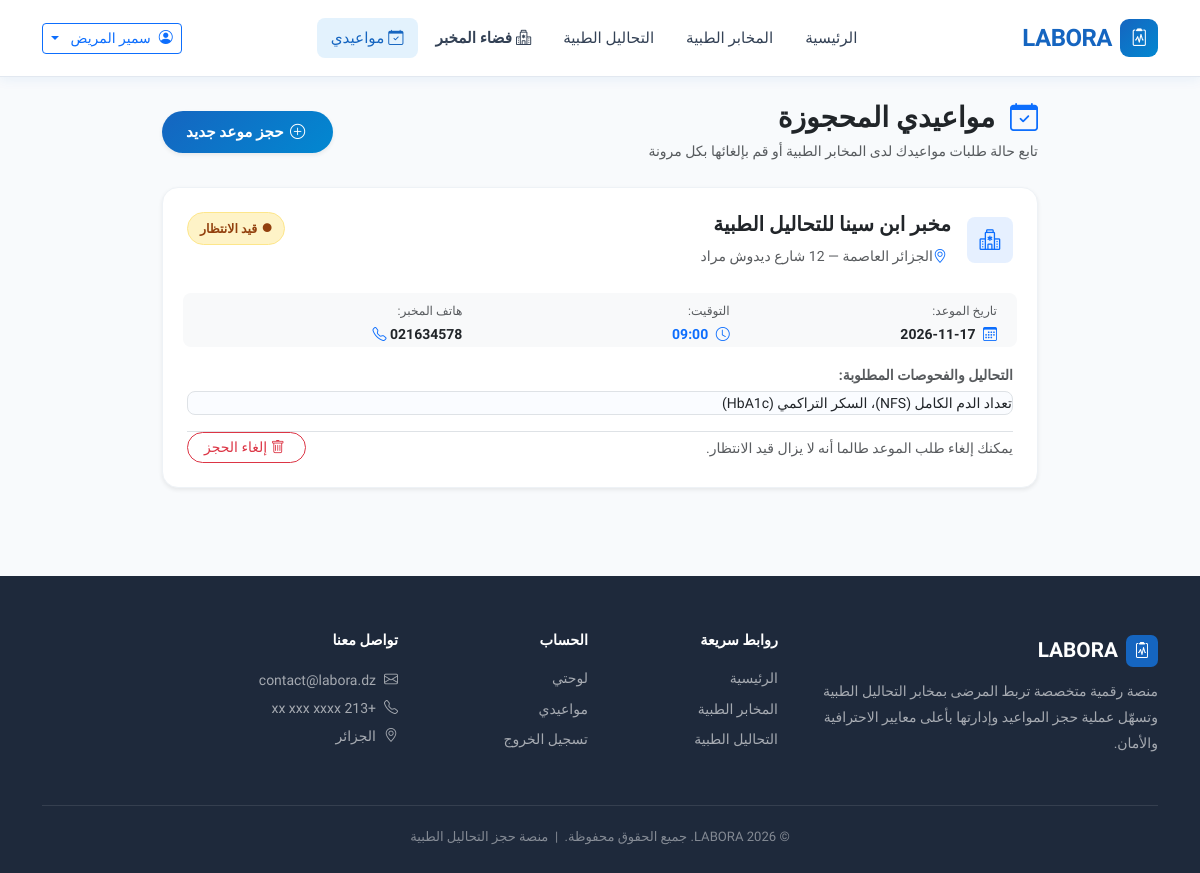
/patient/appointments.php (signed in), run on the app's committed database.
### tables this page shows
CREATE TABLE `appointments` (
  `id` INT AUTO_INCREMENT PRIMARY KEY,
  `patient_id` INT NOT NULL,
  `laboratory_id` INT NOT NULL,
  `slot_id` INT NOT NULL,
  `appointment_date` DATE NOT NULL,
  `appointment_time` TIME NOT NULL,
  `analyses_text` TEXT NOT NULL,
  `prescription_file` VARCHAR(255) DEFAULT NULL,
  `notes` TEXT DEFAULT NULL,
  `status` ENUM('pending', 'accepted', 'rejected', 'cancelled') NOT NULL DEFAULT 'pending',
  `rejection_reason` VARCHAR(255) DEFAULT NULL,
  `created_at` TIMESTAMP DEFAULT CURRENT_TIMESTAMP,
  FOREIGN KEY (`patient_id`) REFERENCES `users`(`id`) ON DELETE CASCADE,
  FOREIGN KEY (`laboratory_id`) REFERENCES `laboratories`(`id`) ON DELETE CASCADE,
  FOREIGN KEY (`slot_id`) REFERENCES `availability_slots`(`id`) ON DELETE RESTRICT
);

CREATE TABLE `laboratories` (
  `id` INT AUTO_INCREMENT PRIMARY KEY,
  `name` VARCHAR(191) NOT NULL,
  `city` VARCHAR(100) NOT NULL,
  `address` VARCHAR(255) NOT NULL,
  `phone` VARCHAR(30) NOT NULL,
  `manager_id` INT NULL,
  `status` ENUM('active', 'inactive') NOT NULL DEFAULT 'active',
  FOREIGN KEY (`manager_id`) REFERENCES `users`(`id`) ON DELETE SET NULL
);

### includes/functions.php (called while the page is built, shortened)
<?php
function h(string $value): string {
    return htmlspecialchars($value, ENT_QUOTES, 'UTF-8');
}

### patient/appointments.php (the view, shortened to what this page needs)
<?php
require_once dirname(__DIR__) . '/config.php';
$userId = currentUserId();
$stmt = $conn->prepare("
    SELECT a.*, l.name AS laboratory_name, l.city AS laboratory_city, l.phone AS laboratory_phone, l.address AS laboratory_address
    FROM appointments a
    JOIN laboratories l ON l.id = a.laboratory_id
    WHERE a.patient_id = :pid
    ORDER BY a.appointment_date DESC, a.appointment_time DESC
");
$stmt->execute([':pid' => $userId]);
$appointments = $stmt->fetchAll();
require_once dirname(__DIR__) . '/includes/header.php';
?>
<div class="container py-4" style="max-width: 900px;">
  <div class="d-flex justify-content-between align-items-center mb-4 flex-wrap gap-2">
    <div>
      <h3 class="fw-800 text-dark mb-1"><i class="bi bi-calendar-check text-primary me-2"></i> مواعيدي المحجوزة</h3>
      <p class="text-muted small mb-0">تابع حالة طلبات مواعيدك لدى المخابر الطبية أو قم بإلغائها بكل مرونة</p>
    </div>
    <a href="<?= BASE_URL ?>patient/book.php" class="btn-lb-primary py-2 px-4 rounded-pill shadow-sm">
      <i class="bi bi-plus-circle ms-1"></i> حجز موعد جديد
    </a>
  </div>
  <?php if (empty($appointments)): ?>
    <div class="lb-card p-5 text-center text-muted bg-white border-0 shadow-sm rounded-4">
      <div class="p-3 bg-light rounded-circle d-inline-flex mb-3">
        <i class="bi bi-calendar-x fs-1 text-primary opacity-50"></i>
      </div>
      <h5 class="fw-bold text-dark">ليس لديك أي مواعيد محجوزة حالياً</h5>
      <p class="small text-muted mb-4">يمكنك بسهولة إرسال طلب حجز لأي مخبر معتمد في ثوانٍ معدودة.</p>
      <a href="<?= BASE_URL ?>patient/book.php" class="btn-lb-primary px-4 py-2 rounded-pill">
        حجز موعدك الأول الآن
      </a>
    </div>
  <?php else: ?>
    <div class="d-flex flex-column gap-3.5">
      <?php foreach ($appointments as $apt): ?>
        <div class="card border-0 shadow-sm rounded-4 p-4 bg-white position-relative" style="border: 1px solid #EEF2F6 !important;">
          <div class="d-flex justify-content-between align-items-start flex-wrap gap-2 mb-3">
            <div class="d-flex align-items-center gap-3">
              <div class="rounded-3 bg-primary bg-opacity-10 text-primary p-2.5 d-flex align-items-center justify-content-center" style="width:46px; height:46px; font-size:1.3rem;">
                <i class="bi bi-hospital"></i>
              </div>
              <div>
                <h5 class="fw-bold text-dark mb-0.5"><?= h($apt['laboratory_name']) ?></h5>
                <div class="small text-muted">
                  <i class="bi bi-geo-alt text-primary ms-1"></i><?= h($apt['laboratory_city']) ?> — <?= h($apt['laboratory_address']) ?>
                </div>
              </div>
            </div>
            <div>
              <span class="status-badge status-<?= h($apt['status']) ?>">
                <i class="bi bi-circle-fill" style="font-size:0.55rem;"></i>
                <?= match ($apt['status']) {
                  'pending'   => 'قيد الانتظار',
                  'accepted'  => 'تم القبول (مؤكد)',
                  'rejected'  => 'تم الرفض',
                  'cancelled' => 'ملغى',
                  default     => $apt['status']
                } ?>
              </span>
            </div>
          </div>
          <div class="row g-2 py-2.5 px-3 my-2 bg-light rounded-3 small">
            <div class="col-sm-4">
              <span class="text-muted d-block small">تاريخ الموعد:</span>
              <strong class="text-dark"><i class="bi bi-calendar3 me-1 text-primary"></i> <?= h($apt['appointment_date']) ?></strong>
            </div>
            <div class="col-sm-4">
              <span class="text-muted d-block small">التوقيت:</span>
              <strong class="text-primary"><i class="bi bi-clock me-1"></i> <?= substr($apt['appointment_time'], 0, 5) ?></strong>
            </div>
            <div class="col-sm-4">
              <span class="text-muted d-block small">هاتف المخبر:</span>
              <strong class="text-dark" dir="ltr"><i class="bi bi-telephone me-1 text-primary"></i> <?= h($apt['laboratory_phone']) ?></strong>
            </div>
          </div>
          <div class="small mt-2">
            <span class="text-muted fw-bold">التحاليل والفحوصات المطلوبة:</span>
            <div class="p-2.5 bg-white border rounded-3 mt-1 text-dark" style="background:#FAFCFF !important; line-height:1.6;">
              <?= nl2br(h($apt['analyses_text'])) ?>
            </div>
          </div>
          <?php if ($apt['status'] === 'pending'): ?>
            <div class="text-start mt-3 pt-2.5 border-top d-flex justify-content-between align-items-center">
              <span class="small text-muted">يمكنك إلغاء طلب الموعد طالما أنه لا يزال قيد الانتظار.</span>
              <button type="button" class="btn btn-outline-danger btn-sm rounded-pill px-3" onclick="cancelAppointment(<?= (int)$apt['id'] ?>)">
                <i class="bi bi-trash ms-1"></i> إلغاء الحجز
              </button>
            </div>
          <?php endif; ?>
        </div>
      <?php endforeach; ?>
    </div>
  <?php endif; ?>
</div>
<?php require_once dirname(__DIR__) . '/includes/footer.php'; ?>

### assets/css/labora.css (style rules this page uses)
:root { --lb-primary: #1565C0; --lb-primary-dark: #0D47A1; --lb-primary-light: #1976D2; --lb-primary-hover: #1E88E5; --lb-accent: #0288D1; --lb-light-blue: #E3F2FD; --lb-light-blue-2: #BBDEFB; --lb-white: #FFFFFF; --lb-gray-50: #F8FAFC; --lb-gray-100: #F1F5F9; --lb-gray-200: #E2E8F0; --lb-gray-300: #CBD5E1; --lb-gray-400: #94A3B8; --lb-gray-500: #64748B; --lb-gray-600: #475569; --lb-gray-700: #334155; --lb-gray-800: #1E293B; --lb-text-dark: #0D1B4B; --lb-shadow: 0 2px 12px rgba(21,101,192,0.08); --lb-shadow-md: 0 4px 24px rgba(21,101,192,0.13); --lb-shadow-lg: 0 8px 40px rgba(21,101,192,0.18); --lb-radius: 12px; --lb-radius-sm: 8px; --lb-radius-lg: 18px; --lb-transition: 0.25s ease; }
*, *::before, *::after { box-sizing: border-box; margin: 0; padding: 0; }
body { font-family: 'Tajawal', 'Poppins', -apple-system, sans-serif; background: var(--lb-gray-50); color: var(--lb-gray-800); line-height: 1.75; direction: rtl; min-height: 100vh; }
a { color: var(--lb-primary); text-decoration: none; transition: color var(--lb-transition); }
.btn-lb-primary { background: linear-gradient(135deg, var(--lb-primary), var(--lb-accent)); color: white; border: none; border-radius: var(--lb-radius-sm); padding: 0.65rem 1.5rem; font-weight: 600; font-size: 0.95rem; cursor: pointer; transition: all var(--lb-transition); box-shadow: 0 4px 14px rgba(21,101,192,0.3); display: inline-flex; align-items: center; gap: 0.4rem; text-decoration: none; }
.status-badge { display: inline-flex; align-items: center; gap: 0.35rem; padding: 0.28rem 0.75rem; border-radius: 20px; font-size: 0.78rem; font-weight: 700; }
.status-pending { background: #FEF3C7; color: #92400E; border: 1px solid #FDE68A; }
.fw-800 { font-weight: 800; }

### data on the page
appointments: laboratory.name "مخبر ابن سينا للتحاليل الطبية", laboratory.city "الجزائر العاصمة", laboratory.address "12 شارع ديدوش مراد", status "قيد الانتظار", appointment_date "2026-11-17", appointment_time "09:00", laboratory.phone "021634578", analyses_text "تعداد الدم الكامل (NFS)، السكر التراكمي (HbA1c)"

### other printed values
currentUserName() "سمير المريض"
